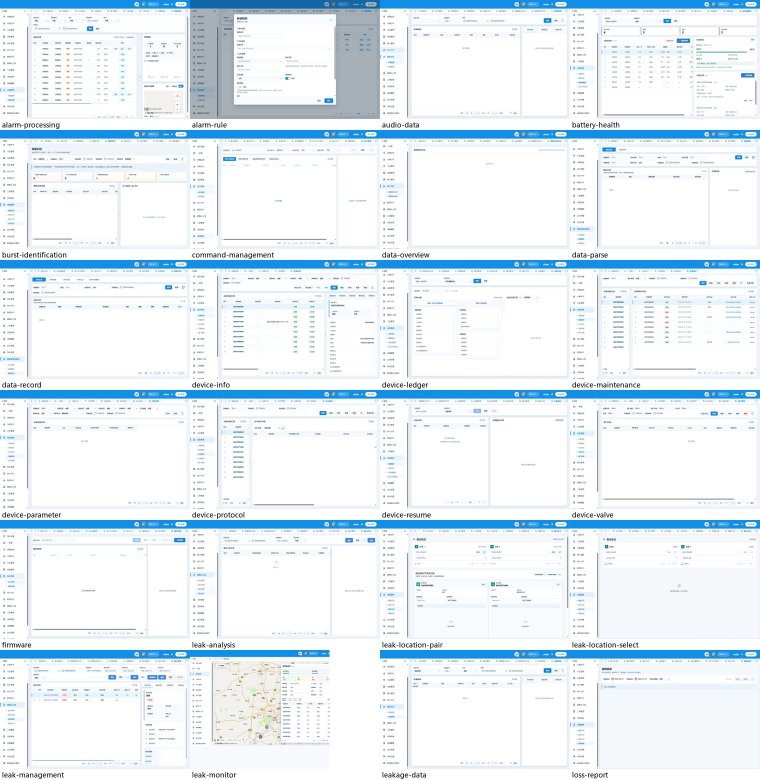
#> input picture .manual-work-20261021/contact-1.jpg, 1520 x 1560 px, given as the content of the folder D:/guanwang/guanwang/.manual-work-20261021/screens, which was not available (shown at 1/2 size)
$ python contact.py
#> lines starting #> are read from the running program, lines starting #| are printed output that depends on the picture
from PIL import Image, ImageDraw, ImageFont
from pathlib import Path
root=Path(r'D:/guanwang/guanwang/.manual-work-20261021/screens')
files=sorted(root.glob('*.jpg'))
cols,rows=4,6
th=(380,238)
font=ImageFont.truetype('C:/Windows/Fonts/msyh.ttc',14)
for page in range((len(files)+cols*rows-1)//(cols*rows)):
    sheet=Image.new('RGB',(cols*th[0],rows*(th[1]+22)),'white')
#> sheet: PIL image 1520x1560 RGB; every value is 255
    d=ImageDraw.Draw(sheet)
    for i,f in enumerate(files[page*cols*rows:(page+1)*cols*rows]):
        im=Image.open(f).convert('RGB'); im.thumbnail(th)
#> further down, im is the input picture: PIL image 1520x1560 RGB; mean R, G, B 230.3, 239.7, 246.3
#> after `im.thumbnail(th)`:
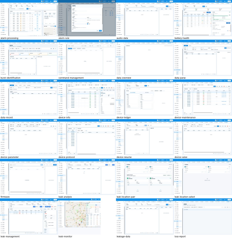
#> im: PIL image 232x238 RGB; mean R, G, B 230.1, 239.6, 246.2
        x=(i%cols)*th[0]; y=(i//cols)*(th[1]+22)
        sheet.paste(im,(x,y))
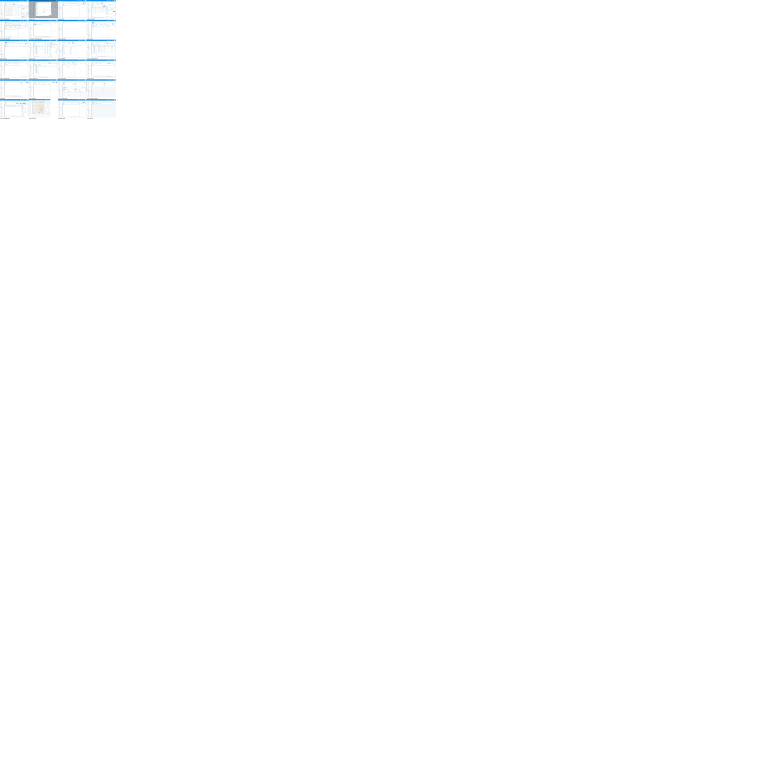
#> sheet: PIL image 1520x1560 RGB (shown at 1/2 size); mean R, G, B 254.4, 254.6, 254.8
        d.text((x+4,y+th[1]+2),f.stem,font=font,fill='black')
    sheet.save(root.parent/f'contact-{page+1}.jpg',quality=90)
print(len(files))

$ run again, on .manual-work-20261021/new-contact-2.jpg
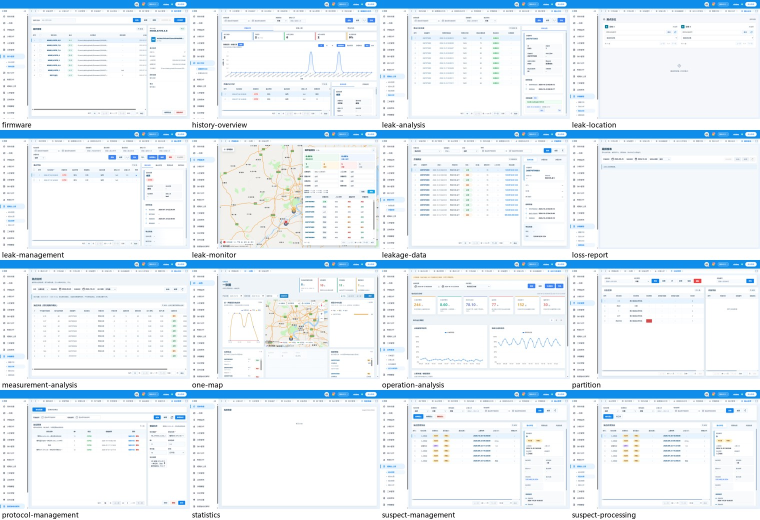
#> input picture .manual-work-20261021/new-contact-2.jpg, 1520 x 1040 px, given as the content of the folder D:/guanwang/guanwang/.manual-work-20261021/screens, which was not available (shown at 1/2 size)
#> im is the input picture: PIL image 1520x1040 RGB; mean R, G, B 229.5, 239.5, 246.5
#> `im.thumbnail(th)`:
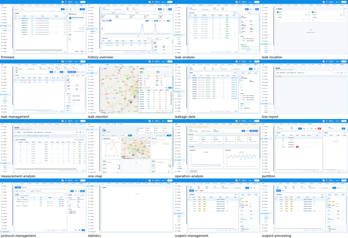
#> im: PIL image 348x238 RGB; mean R, G, B 229.4, 239.4, 246.5
#> `sheet.paste(im,(x,y))`:
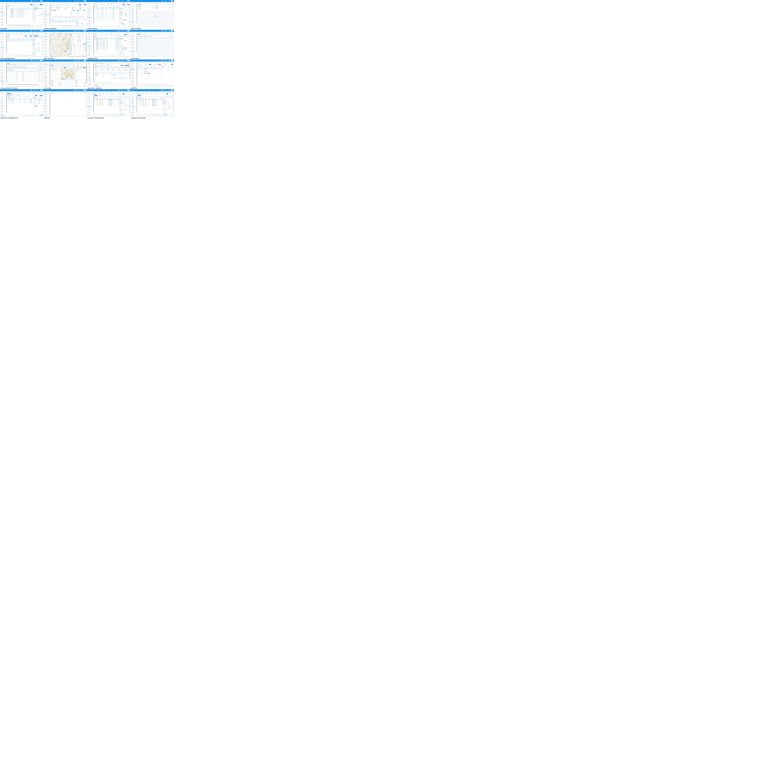
#> sheet: PIL image 1520x1560 RGB (shown at 1/2 size); mean R, G, B 254.1, 254.5, 254.7

$ run again, on .manual-work-20261021/new-contact-3.jpg
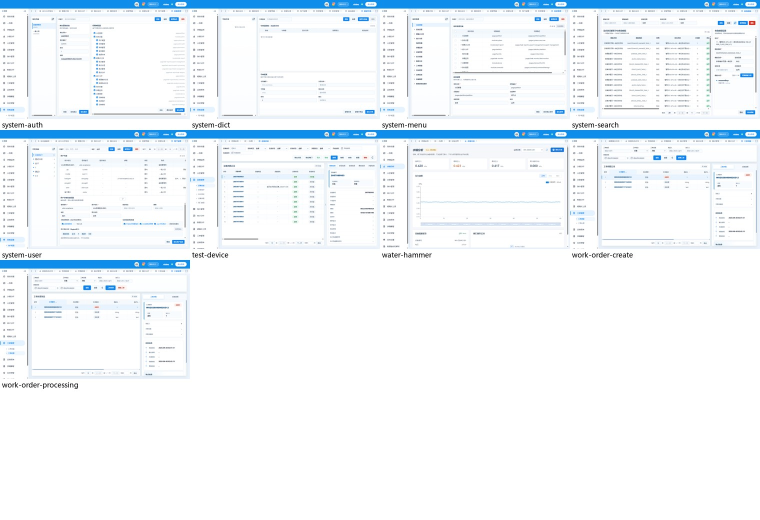
#> input picture .manual-work-20261021/new-contact-3.jpg, 1520 x 1040 px, given as the content of the folder D:/guanwang/guanwang/.manual-work-20261021/screens, which was not available (shown at 1/2 size)
#> im is the input picture: PIL image 1520x1040 RGB; mean R, G, B 240.9, 246.6, 250.8
#> `im.thumbnail(th)`:
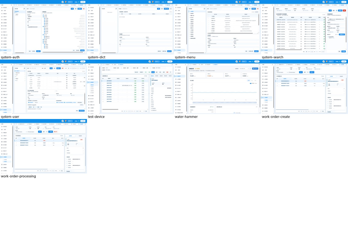
#> im: PIL image 348x238 RGB; mean R, G, B 240.9, 246.6, 250.8
#> `sheet.paste(im,(x,y))`:
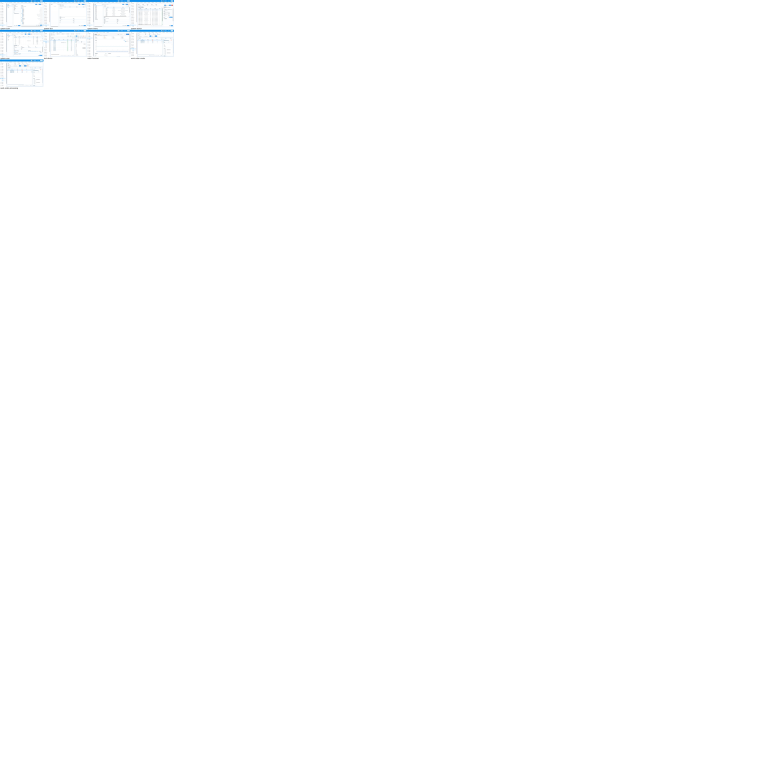
#> sheet: PIL image 1520x1560 RGB (shown at 1/2 size); mean R, G, B 254.5, 254.7, 254.9

$ run again, on .manual-work-20261021/pages-1.jpg
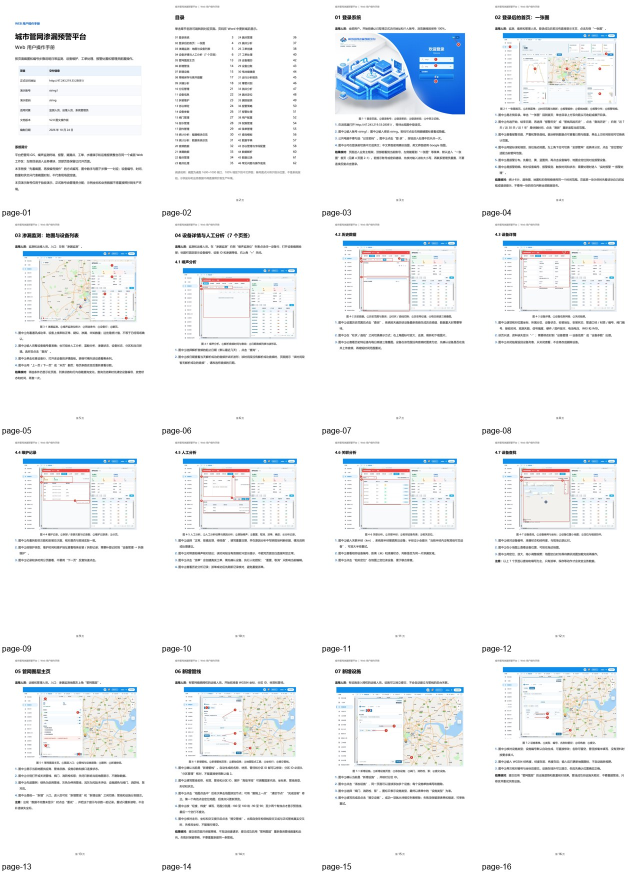
#> input picture .manual-work-20261021/pages-1.jpg, 1280 x 1744 px, given as the content of the folder D:/guanwang/guanwang/.manual-work-20261021/screens, which was not available (shown at 1/2 size)
#> im is the input picture: PIL image 1280x1744 RGB; mean R, G, B 240.8, 243.4, 245.6
#> `im.thumbnail(th)`:
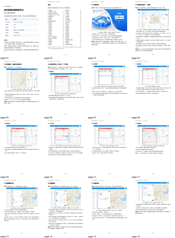
#> im: PIL image 175x238 RGB; mean R, G, B 240.6, 243.2, 245.4
#> `sheet.paste(im,(x,y))`:
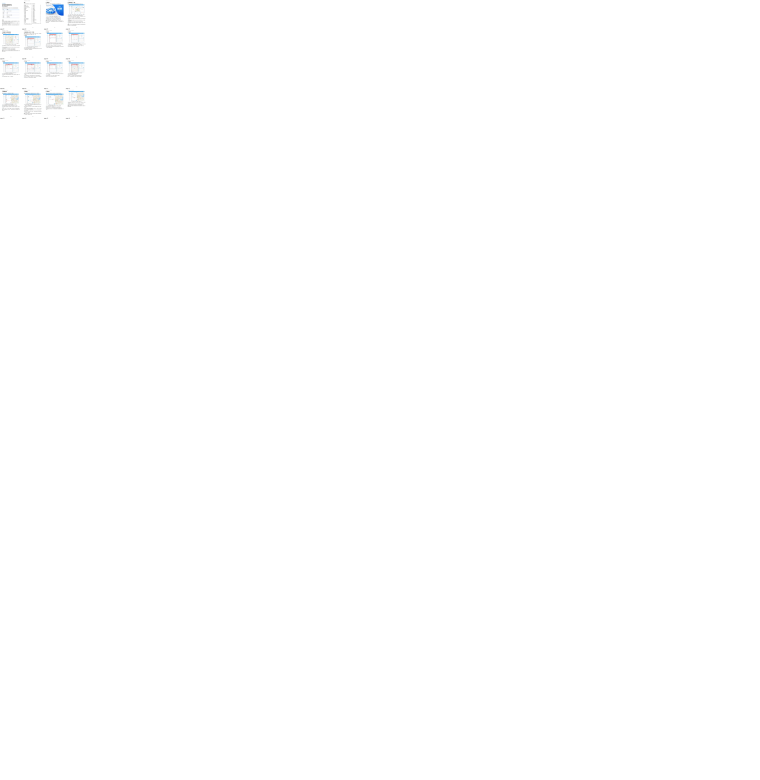
#> sheet: PIL image 1520x1560 RGB (shown at 1/2 size); mean R, G, B 254.7, 254.8, 254.8
